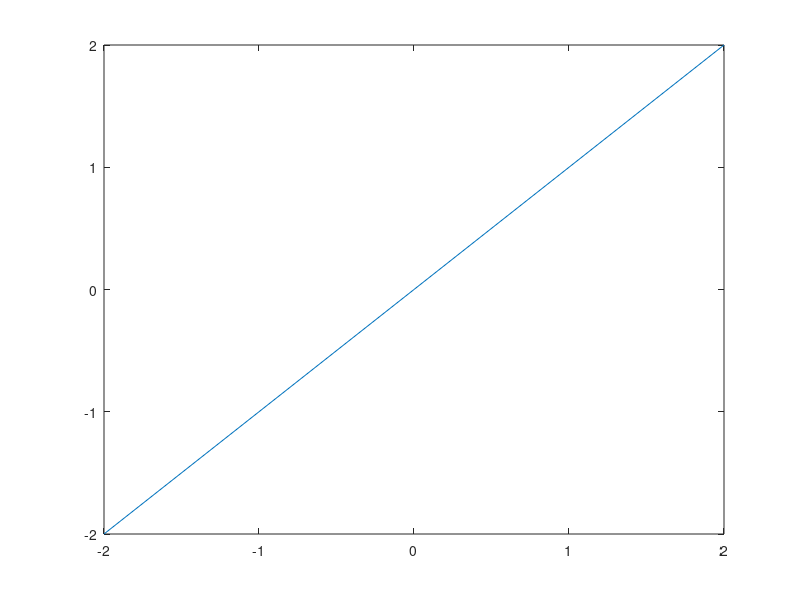

The MATLAB source for this figure:
%integrales 
clear all 
clc 
% t=[-3:0.1:2];
% f=((t<=-1).*(t+1))+((t>-1).*(t.^2));%+((t>=1).*(2-t));
% f=f(1:40);
% f2=(t>=1).*(2-t);
% f2=f2(41:end);
% 
% %union de vectores
% f3=[f,f2];
% plot(t,f3)
% 
% %intergracion 
% INf =trapz(f);
% INf2=trapz(f2);
% INf3=trapz(f3);
% inf4=INf3/10;

x=[-2:2];

y=x*1;
%fun=@(x) x*1;
plot(x,y)

i=trapz(y);
%i2=integral(@(x)fun(x,5));
'Terminado :D'


